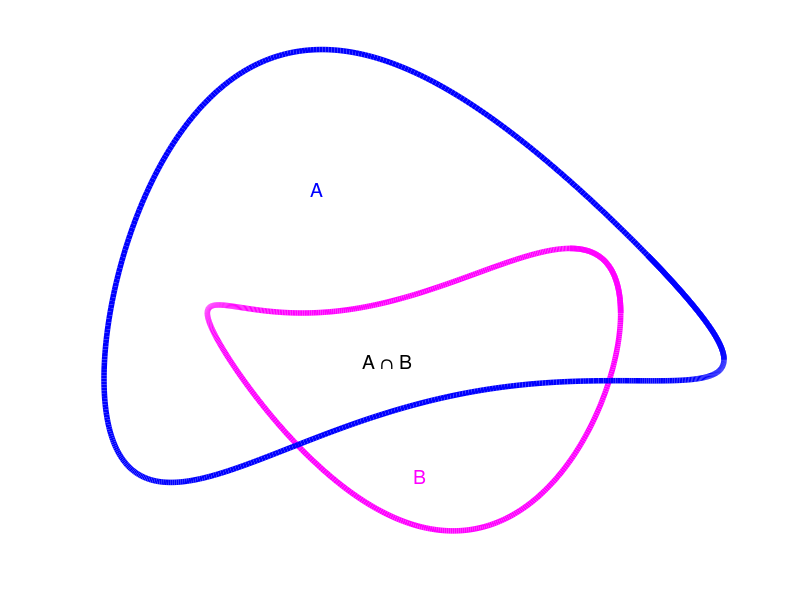

Write the MATLAB code that produced this figure.
disp('file: ProbVenn.m')
% generalized sum rule: Venn diagram

p = 0:0.01:7;

x = cos(p);
y = sin(p) + 0.2*sin(2*p + 0.8);

% A:
xb = -0.3 + 0.3*cos(p);
yb = -0.3 + 0.3*sin(p) + 0.15*sin(2*p + 4) + 0.02*sin(3*p + 1);

% subset C with overlap to B
xc = -0.3 + 0.2*cos(p);
yc = -0.4 + 0.2*sin(p) + 0.1*sin(2*p + 1);

% Plot
figure;
plot(xc, yc, 'm', 'LineWidth', 4);   % magenta curve
hold on;
plot(xb, yb, 'b', 'LineWidth', 4);   % blue curve

% Axis settings to match R version
xlim([-0.6 0]);
ylim([-0.7 0.15]);
axis off;        % removes axes and box (similar to bty='n', xaxt='n', yaxt='n')

% Labels
text(-0.3, -0.6, 'B', 'Color', 'm', 'FontSize', 14);
text(-0.4, -0.1, 'A', 'Color', 'b', 'FontSize', 14);
text(-0.35, -0.4, 'A \cap B', 'Color', 'k', 'FontSize', 14);

hold off;
%  print('-dpng','Venn260219ML.png')
% print('-depsc','Venn260219ML.eps')
% -------------------------------------------------
